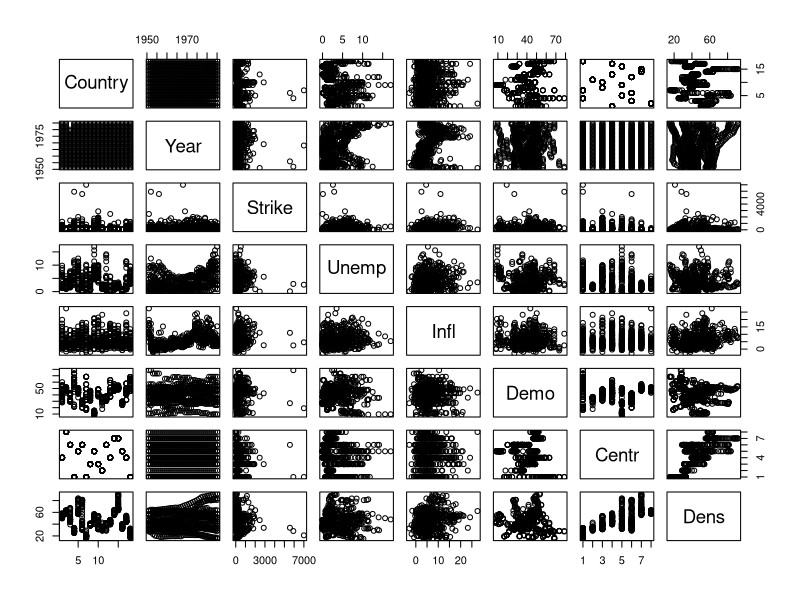

Generate this figure with R: (Note: this script raises an error after producing the figure.)

# load file
strike <- read.csv("strikes_clean.csv")
# encode categoricals as Factors
strike$Centr <- as.factor(strike$Centr)
strike$Country <- as.factor(strike$Country)
#strike$Unemp2 <- strike$Unemp^2
#strike$Demo2 <- strike$Demo^2
#strike$Infl2 <- strike$Infl^2

# Investigate to look for patterns  
summary(strike)
pairs(strike)


# Reason that these should affect strike
M1 = lm(Strike ~ Infl*Centr*Unemp, data = strike)
# anova shows unemp doesn't add much 
anova(M1)
# remove Unemp from M1 to get current model that works well 
M2 = lm(Strike ~ Infl*Centr, data = strike)

M3 = lm(Strike ~ Infl2*Centr, data = strike)

M4 = lm(Strike ~ Country*Year, data = strike)

M5 = lm(Strike ~ Infl*Centr + Country, data = strike)


# basic model
M0 <- lm(Strike ~ 1, data = strike)
# full model without country - interaction effects
Mfull <- lm(Strike ~ (. - Country - Year)^2 + Country, data = strike)
# forward step model from intercept to full
Mfwd <- step(M0, scope=list(lower=M0, upper=Mfull), direction='forward', trace=FALSE)
# backward step model from full to intercept
Mback <- step(Mfull, scope=list(lower=M0, upper=Mfull), direction='backward', trace=FALSE)
# step model starting from model grenerated from exploration
Mstep <- step(M2, scope=list(lower=M0, upper=Mfull), direction='both', trace=FALSE)


models <- list(M2, Mfwd)

 
n <- length(strike$Strike)
samp.size <- 400
results <- rep(0, length(models))
results2 <- rep(0, length(models))

for(i in 1:2000) {
  # seperate training and test data
  train.ind <- sample(n, samp.size)
  strike.train <- strike[train.ind,]
  strike.test <- strike[-train.ind,]
  
  j <- 1
  for(m in models){
    # train model
    m.trn <- update(m, subset=train.ind)
    # test model
    m.res = predict.lm(m.trn, strike.test) - strike.test$Strike
    results[j] <- results[j] + sum(m.res^2)
    j <- j+1
  }
}

# model diagnostics
res <- resid(Mfwd)
H <-  model.matrix(Mfwd)
H <- H %*% solve(crossprod(H), t(H))
h <- diag(H)
# studentized residuals
res.stu <- res/sqrt(1-h)

# standardized student residuals
res.stand <- res.stu/sigma(Mfwd)

# diagnostic plots
# scatter plot of residuals vs predictions
cex <- 0.8 
par(mar = c(4,4,0.1,0.1))
plot(predict(Mfwd), res, pch=21, bg="black", cex=cex, cex.axis=cex, 
     xlab="Predicted # of strike-hours", ylab="Residual strike-hours")
points(predict(Mfwd), res.stu, pch=21, bg="red", cex=cex)
legend(x="topleft", c("Residuals", "Studentized Residuals"), pch=21,
       pt.bg = c("black", "red"), pt.cex=cex, cex=cex)
# seems like multiplicative error

# histogram of studentized residuals
par(mar = c(4,4,0.1,0.1))
hist.plot <- hist(res.stand, breaks=100, freq = FALSE, cex.axis=cex, main="",
                  xlab="Standardized, studentized residual strike activity")
curve(dnorm(x), col='red', add=TRUE)

# leverage

plot(predict(Mfwd), res)
